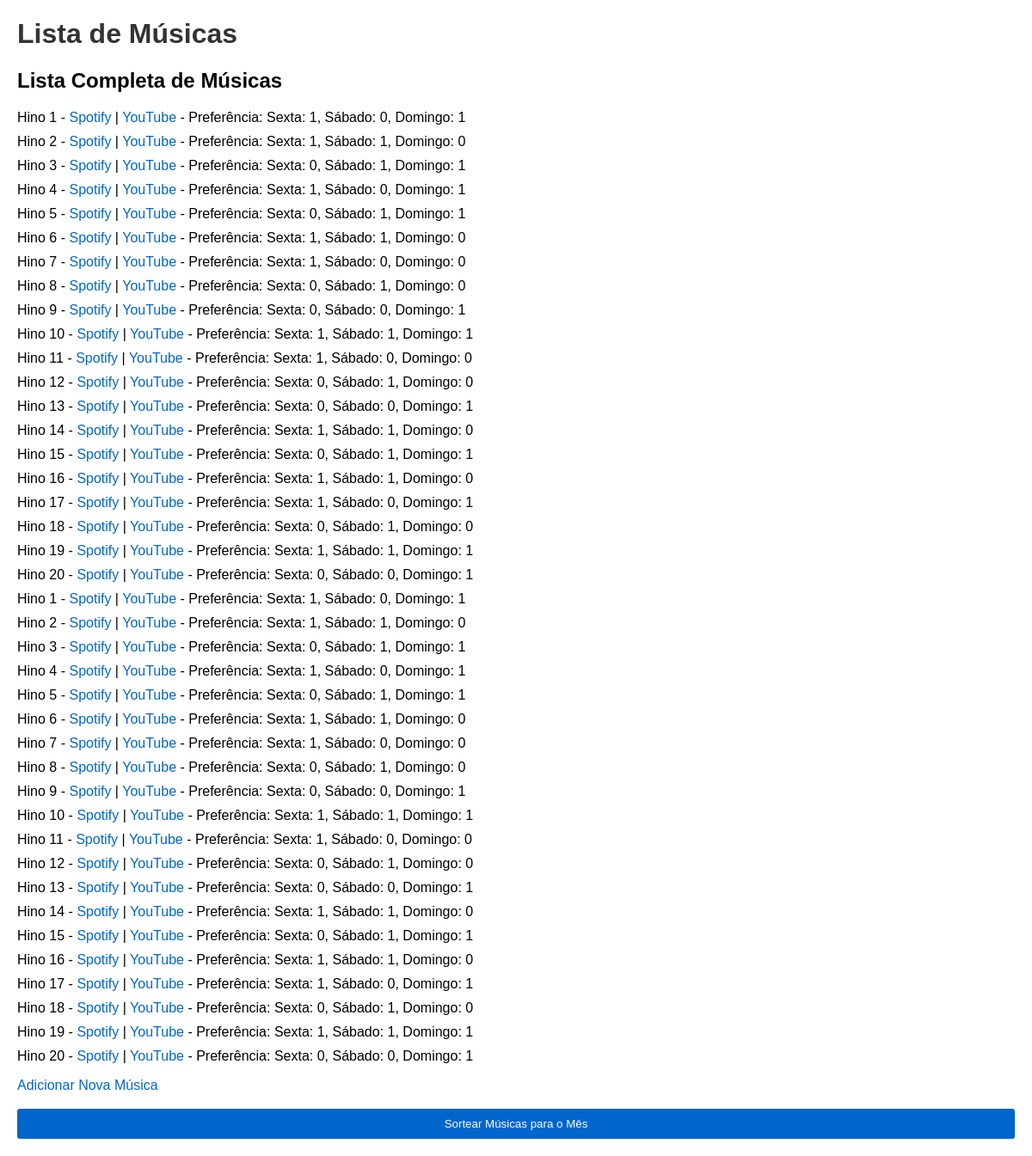
The page / on the database its author committed.
### app/models/musica.py (models this page shows)
class Musica(Base):
    __tablename__ = "musicas"
    id = Column(Integer, primary_key=True, index=True)
    nome = Column(String, index=True)
    link_spotify = Column(String, index=True)
    link_youtube = Column(String, index=True)
    preferencia_sexta = Column(Integer, default=0)
    preferencia_sabado = Column(Integer, default=0)
    preferencia_domingo = Column(Integer, default=0)

### app/main.py (the view)
@app.get("/", response_class=HTMLResponse)
async def read_root(request: Request, db: Session = Depends(get_db)):
    musica_repository = MusicaRepository(db)
    musicas = musica_repository.obter_todas()
    return templates.TemplateResponse("index.html", {"request": request, "musicas": musicas})

### app/templates/index.html (shortened to what this page needs)
<!DOCTYPE html>
<html lang="en">
<head>
    <link rel="stylesheet" href="/static/css/styles.css">
</head>
<body>
    <h1>Lista de Músicas</h1>
    <h2>Lista Completa de Músicas</h2>
    <ul>
        {% for musica in musicas %}
        <li>{{ musica.nome }} - <a href="{{ musica.link_spotify }}">Spotify</a> | <a href="{{ musica.link_youtube }}">YouTube</a> - Preferência: Sexta: {{ musica.preferencia_sexta }}, Sábado: {{ musica.preferencia_sabado }}, Domingo: {{ musica.preferencia_domingo }}</li>
        {% endfor %}
    </ul>
    <a href="/criar_musica">Adicionar Nova Música</a>
    <br><br>
    <form action="/sortear_musicas_mes" method="post">
        <button type="submit">Sortear Músicas para o Mês</button>
    </form>
</body>
</html>

### app/static/css/styles.css (style rules this page uses)
body { font-family: Arial, sans-serif; margin: 20px; }
h1 { color: #333; }
ul { list-style-type: none; padding: 0; }
li { margin: 10px 0; }
a { color: #0066cc; text-decoration: none; }
form { display: flex; flex-direction: column; }
button { padding: 10px; border: none; border-radius: 3px; background-color: #0066cc; color: white; cursor: pointer; }

### rows shown on the page
Musica: nome "Hino 1", preferencia_sexta "1", preferencia_sabado "0", preferencia_domingo "1"
Musica: nome "Hino 2", preferencia_sexta "1", preferencia_sabado "1", preferencia_domingo "0"
Musica: nome "Hino 3", preferencia_sexta "0", preferencia_sabado "1", preferencia_domingo "1"
Musica: nome "Hino 4", preferencia_sexta "1", preferencia_sabado "0", preferencia_domingo "1"
Musica: nome "Hino 5", preferencia_sexta "0", preferencia_sabado "1", preferencia_domingo "1"
Musica: nome "Hino 6", preferencia_sexta "1", preferencia_sabado "1", preferencia_domingo "0"
Musica: nome "Hino 7", preferencia_sexta "1", preferencia_sabado "0", preferencia_domingo "0"
Musica: nome "Hino 8", preferencia_sexta "0", preferencia_sabado "1", preferencia_domingo "0"
Musica: nome "Hino 9", preferencia_sexta "0", preferencia_sabado "0", preferencia_domingo "1"
Musica: nome "Hino 10", preferencia_sexta "1", preferencia_sabado "1", preferencia_domingo "1"
Musica: nome "Hino 11", preferencia_sexta "1", preferencia_sabado "0", preferencia_domingo "0"
Musica: nome "Hino 12", preferencia_sexta "0", preferencia_sabado "1", preferencia_domingo "0"
Musica: nome "Hino 13", preferencia_sexta "0", preferencia_sabado "0", preferencia_domingo "1"
Musica: nome "Hino 14", preferencia_sexta "1", preferencia_sabado "1", preferencia_domingo "0"
Musica: nome "Hino 15", preferencia_sexta "0", preferencia_sabado "1", preferencia_domingo "1"
Musica: nome "Hino 16", preferencia_sexta "1", preferencia_sabado "1", preferencia_domingo "0"
Musica: nome "Hino 17", preferencia_sexta "1", preferencia_sabado "0", preferencia_domingo "1"
Musica: nome "Hino 18", preferencia_sexta "0", preferencia_sabado "1", preferencia_domingo "0"
Musica: nome "Hino 19", preferencia_sexta "1", preferencia_sabado "1", preferencia_domingo "1"
Musica: nome "Hino 20", preferencia_sexta "0", preferencia_sabado "0", preferencia_domingo "1"
Musica: nome "Hino 1", preferencia_sexta "1", preferencia_sabado "0", preferencia_domingo "1"
Musica: nome "Hino 2", preferencia_sexta "1", preferencia_sabado "1", preferencia_domingo "0"
Musica: nome "Hino 3", preferencia_sexta "0", preferencia_sabado "1", preferencia_domingo "1"
Musica: nome "Hino 4", preferencia_sexta "1", preferencia_sabado "0", preferencia_domingo "1"
Musica: nome "Hino 5", preferencia_sexta "0", preferencia_sabado "1", preferencia_domingo "1"
Musica: nome "Hino 6", preferencia_sexta "1", preferencia_sabado "1", preferencia_domingo "0"
Musica: nome "Hino 7", preferencia_sexta "1", preferencia_sabado "0", preferencia_domingo "0"
Musica: nome "Hino 8", preferencia_sexta "0", preferencia_sabado "1", preferencia_domingo "0"
Musica: nome "Hino 9", preferencia_sexta "0", preferencia_sabado "0", preferencia_domingo "1"
Musica: nome "Hino 10", preferencia_sexta "1", preferencia_sabado "1", preferencia_domingo "1"
Musica: nome "Hino 11", preferencia_sexta "1", preferencia_sabado "0", preferencia_domingo "0"
Musica: nome "Hino 12", preferencia_sexta "0", preferencia_sabado "1", preferencia_domingo "0"
Musica: nome "Hino 13", preferencia_sexta "0", preferencia_sabado "0", preferencia_domingo "1"
Musica: nome "Hino 14", preferencia_sexta "1", preferencia_sabado "1", preferencia_domingo "0"
Musica: nome "Hino 15", preferencia_sexta "0", preferencia_sabado "1", preferencia_domingo "1"
Musica: nome "Hino 16", preferencia_sexta "1", preferencia_sabado "1", preferencia_domingo "0"
Musica: nome "Hino 17", preferencia_sexta "1", preferencia_sabado "0", preferencia_domingo "1"
Musica: nome "Hino 18", preferencia_sexta "0", preferencia_sabado "1", preferencia_domingo "0"
Musica: nome "Hino 19", preferencia_sexta "1", preferencia_sabado "1", preferencia_domingo "1"
Musica: nome "Hino 20", preferencia_sexta "0", preferencia_sabado "0", preferencia_domingo "1"
